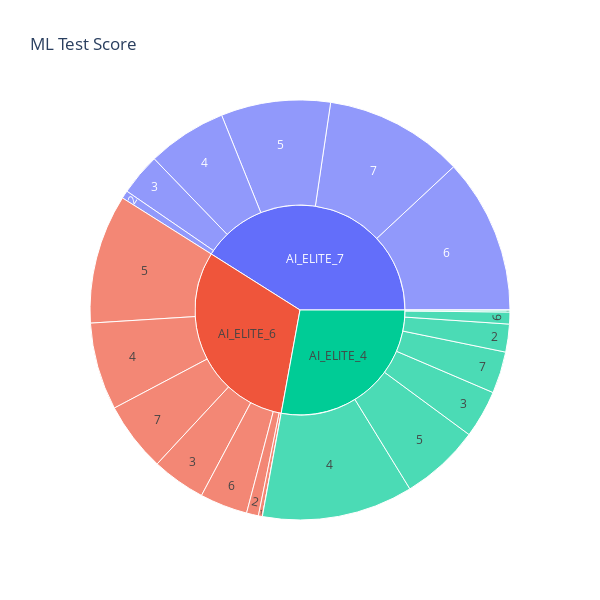

This figure's notebook cell:
### Code cell
unemploment = df[["Batch", "Score", "User_ID"]]
figure = px.sunburst(unemploment, path=["Batch", "Score"], 
                     values="Score", 
                     width=600, height=600, color_continuous_scale="Set2", 
                     title="ML Test Score")
figure.show()

### Figure 1 — Plotly figure (JSON) as saved in the notebook; plotly's stock layout.template omitted (floating-point values rounded to 4 significant figures)
{"data": [{"branchvalues": "total", "domain": {"x": [0, 1], "y": [0, 1]}, "hovertemplate": "labels=%{label}<br>Score=%{value}<br>parent=%{parent}<br>id=%{id}<extra></extra>", "ids": ["AI_ELITE_4/0", "AI_ELITE_6/0", "AI_ELITE_4/1", "AI_ELITE_6/1", "AI_ELITE_4/2", "AI_ELITE_6/2", "AI_ELITE_7/2", "AI_ELITE_4/3", "AI_ELITE_6/3", "AI_ELITE_7/3", "AI_ELITE_4/4", "AI_ELITE_6/4", "AI_ELITE_7/4", "AI_ELITE_4/5", "AI_ELITE_6/5", "AI_ELITE_7/5", "AI_ELITE_4/6", "AI_ELITE_6/6", "AI_ELITE_7/6", "AI_ELITE_4/7", "AI_ELITE_6/7", "AI_ELITE_7/7", "AI_ELITE_4", "AI_ELITE_6", "AI_ELITE_7"], "labels": ["0", "0", "1", "1", "2", "2", "2", "3", "3", "3", "4", "4", "4", "5", "5", "5", "6", "6", "6", "7", "7", "7", "AI_ELITE_4", "AI_ELITE_6", "AI_ELITE_7"], "name": "", "parents": ["AI_ELITE_4", "AI_ELITE_6", "AI_ELITE_4", "AI_ELITE_6", "AI_ELITE_4", "AI_ELITE_6", "AI_ELITE_7", "AI_ELITE_4", "AI_ELITE_6", "AI_ELITE_7", "AI_ELITE_4", "AI_ELITE_6", "AI_ELITE_7", "AI_ELITE_4", "AI_ELITE_6", "AI_ELITE_7", "AI_ELITE_4", "AI_ELITE_6", "AI_ELITE_7", "AI_ELITE_4", "AI_ELITE_6", "AI_ELITE_7", "", "", ""], "type": "sunburst", "values": [0, 0, 1, 2, 14, 6, 4, 24, 27, 21, 76, 44, 40, 40, 65, 55, 6, 24, 78, 21, 35, 70, 182, 203, 268]}], "layout": {"height": 600, "legend": {"tracegroupgap": 0}, "title": {"text": "ML Test Score"}, "width": 600}}
